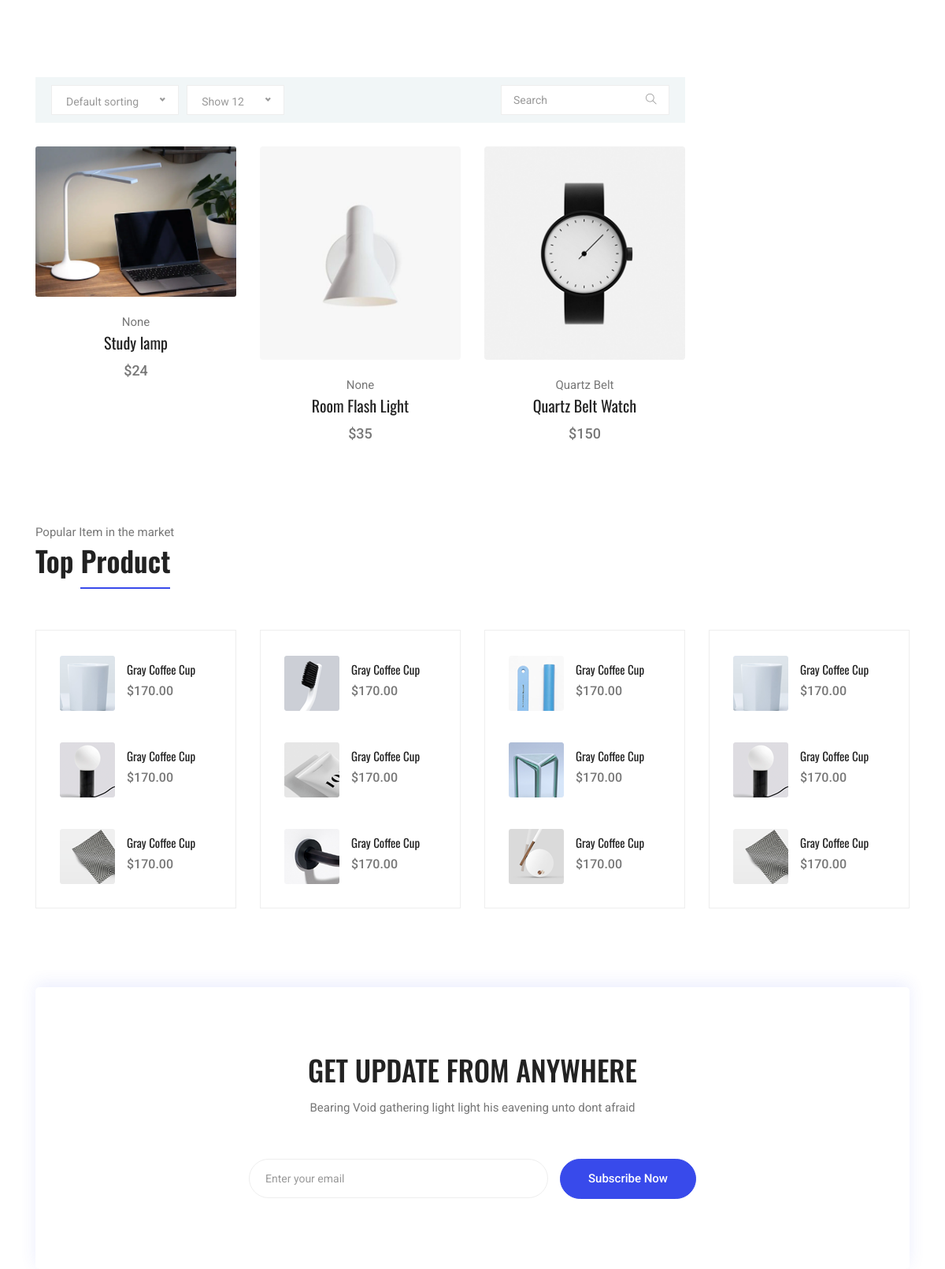
The app's page /shop/ with its own data.
### shop/models.py (models this page shows, shortened)
class Product(models.Model):
    COLOR_CHOICES = (
        ('B', 'Black'),
        ('Y', 'Yellow'),
        ('W', 'White'),
        ('A', 'Aqua'),
        ('G', 'Green'),
        ('BL', 'Blue')
    )
    title = models.CharField(max_length=25)
    brand = models.ForeignKey(ProductBrand, on_delete=models.CASCADE, null=True, blank=True)
    color = models.CharField(max_length=10, choices=COLOR_CHOICES)
    image = models.ImageField(upload_to='images', null=True, blank=True)
    price = models.IntegerField()
    description = models.TextField(db_index=True)
    create_date = models.DateField(null=True)
    slug = models.SlugField(default="", null=False, db_index=True, blank=True, max_length=200, unique=True,
                            verbose_name='slug title')
    category = models.ManyToManyField(ProductCategory)
    is_active = models.BooleanField(default=False, verbose_name='active')
    class Meta:
        verbose_name = 'product'
        verbose_name_plural = 'products'

class ProductBrand(models.Model):
    title = models.CharField(max_length=20)
    url_title = models.CharField(max_length=20, verbose_name='url title')
    is_active = models.BooleanField(verbose_name='active')
    def __str__(self):
        return self.title
    class Meta:
        verbose_name = 'brand'
        verbose_name_plural = 'brands'

### shop/views.py (the view)
# urls.py: path('', views.products.as_view(), name='products-page'),
class products(ListView):
    model = Product
    context_object_name = 'products'
    template_name = 'shop/products.html'
    ordering = ['-create_date']
    def get_context_data(self, **kwargs):
        context = super(products, self).get_context_data()
        return context

### shop/templates/shop/products.html (shortened to what this page needs)
{% extends 'base.html' %}
{% load render_partial %}
{% load thumbnail %}
{% block content %}
  <section class="section-margin--small mb-5">
    <div class="container">
      <div class="row">
        <div class="col-xl-9 col-lg-8 col-md-7">
          <div class="filter-bar d-flex flex-wrap align-items-center">
            <div class="sorting">
            </div>
            <div class="sorting mr-auto">
            </div>
            <div>
              <div class="input-group filter-bar-search">
                <input type="text" placeholder="Search">
                <div class="input-group-append">
                  <button type="button"><i class="ti-search"></i></button>
                </div>
              </div>
            </div>
          </div>
          <section class="lattest-product-area pb-40 category-list">
            <div class="row">
                {% for product in products %}
              <div class="col-md-6 col-lg-4">
                <div class="card text-center card-product">
                  <div class="card-product__img">
                      {% thumbnail product.image "300x300" crop="center" as im %}
                        <img class="card-img" src="{{ im.url }}" alt="">
                      {% endthumbnail %}
                  </div>
                  <div class="card-body">
                    <p>{{ product.brand }}</p>
                    <h4 class="card-product__title"><a href="{% url 'product-detail' slug=product.slug %}">{{ product.title }}</a></h4>
                    <p class="card-product__price">${{ product.price }}</p>
                  </div>
                </div>
              </div>
                {% endfor %}
            </div>
          </section>
        </div>
      </div>
    </div>
  </section>
	<section class="related-product-area">
		<div class="container">
			<div class="section-intro pb-60px">
        <p>Popular Item in the market</p>
        <h2>Top <span class="section-intro__style">Product</span></h2>
      </div>
			<div class="row mt-30">
        <div class="col-sm-6 col-xl-3 mb-4 mb-xl-0">
          <div class="single-search-product-wrapper">
            <div class="single-search-product d-flex">
              <a href="#"><img src="img/product/product-sm-1.png" alt=""></a>
              <div class="desc">
                  <a href="#" class="title">Gray Coffee Cup</a>
                  <div class="price">$170.00</div>
              </div>
            </div>
            <div class="single-search-product d-flex">
              <a href="#"><img src="img/product/product-sm-2.png" alt=""></a>
              <div class="desc">
                <a href="#" class="title">Gray Coffee Cup</a>
                <div class="price">$170.00</div>
              </div>
            </div>
            <div class="single-search-product d-flex">
              <a href="#"><img src="img/product/product-sm-3.png" alt=""></a>
              <div class="desc">
                <a href="#" class="title">Gray Coffee Cup</a>
                <div class="price">$170.00</div>
              </div>
            </div>
          </div>
        </div>
        <div class="col-sm-6 col-xl-3 mb-4 mb-xl-0">
          <div class="single-search-product-wrapper">
            <div class="single-search-product d-flex">
              <a href="#"><img src="img/product/product-sm-4.png" alt=""></a>
              <div class="desc">
                  <a href="#" class="title">Gray Coffee Cup</a>
                  <div class="price">$170.00</div>
              </div>
            </div>
            <div class="single-search-product d-flex">
              <a href="#"><img src="img/product/product-sm-5.png" alt=""></a>
              <div class="desc">
                <a href="#" class="title">Gray Coffee Cup</a>
                <div class="price">$170.00</div>
              </div>
            </div>
            <div class="single-search-product d-flex">
              <a href="#"><img src="img/product/product-sm-6.png" alt=""></a>
              <div class="desc">
                <a href="#" class="title">Gray Coffee Cup</a>
                <div class="price">$170.00</div>
              </div>
            </div>
          </div>
        </div>
        <div class="col-sm-6 col-xl-3 mb-4 mb-xl-0">
          <div class="single-search-product-wrapper">
            <div class="single-search-product d-flex">
              <a href="#"><img src="img/product/product-sm-7.png" alt=""></a>
              <div class="desc">
                  <a href="#" class="title">Gray Coffee Cup</a>
                  <div class="price">$170.00</div>
              </div>
            </div>
            <div class="single-search-product d-flex">
              <a href="#"><img src="img/product/product-sm-8.png" alt=""></a>
              <div class="desc">
                <a href="#" class="title">Gray Coffee Cup</a>
                <div class="price">$170.00</div>
              </div>
            </div>
            <div class="single-search-product d-flex">
              <a href="#"><img src="img/product/product-sm-9.png" alt=""></a>
              <div class="desc">
                <a href="#" class="title">Gray Coffee Cup</a>
                <div class="price">$170.00</div>
              </div>
            </div>
          </div>
        </div>
        <div class="col-sm-6 col-xl-3 mb-4 mb-xl-0">
          <div class="single-search-product-wrapper">
            <div class="single-search-product d-flex">
              <a href="#"><img src="img/product/product-sm-1.png" alt=""></a>
              <div class="desc">
                  <a href="#" class="title">Gray Coffee Cup</a>
                  <div class="price">$170.00</div>
              </div>
            </div>
            <div class="single-search-product d-flex">
              <a href="#"><img src="img/product/product-sm-2.png" alt=""></a>
              <div class="desc">
                <a href="#" class="title">Gray Coffee Cup</a>
                <div class="price">$170.00</div>
              </div>
            </div>
            <div class="single-search-product d-flex">
              <a href="#"><img src="img/product/product-sm-3.png" alt=""></a>
              <div class="desc">
                <a href="#" class="title">Gray Coffee Cup</a>
                <div class="price">$170.00</div>
              </div>
            </div>
          </div>
        </div>
      </div>
		</div>
	</section>
  <section class="subscribe-position">
    <div class="container">
      <div class="subscribe text-center">
        <h3 class="subscribe__title">Get Update From Anywhere</h3>
        <p>Bearing Void gathering light light his eavening unto dont afraid</p>
        <div id="mc_embed_signup">
          <form target="_blank" action="https://spondonit.us12.list-manage.com/subscribe/post?u=1462626880ade1ac87bd9c93a&amp;id=92a4423d01" method="get" class="subscribe-form form-inline mt-5 pt-1">
            <div class="form-group ml-sm-auto">
              <input class="form-control mb-1" type="email" name="EMAIL" placeholder="Enter your email" onfocus="this.placeholder = ''" onblur="this.placeholder = 'Your Email Address '" >
            </div>
            <button class="button button-subscribe mr-auto mb-1" type="submit">Subscribe Now</button>
          </form>
        </div>
      </div>
    </div>
  </section>
{% endblock content %}

### static/css/style.css (style rules this page uses)
body { color:#777;font-family:"Roboto",sans-serif;font-size:15px;font-weight:400;line-height:1.667 }
button { cursor:pointer }
h1,h2,h3,h4,h5,h6 { font-family:"Oswald",sans-serif;color:#222;line-height:1.1 }
h2,.h2 { font-size:36px;font-weight:600 }
h3,.h3 { font-size:26px;font-weight:600 }
@media (min-width: 600px) { h3,.h3 { font-size:36px } }
h4,.h4 { font-size:20px;font-weight:400;line-height:1.3 }
a { display:inline-block }
.section-margin--small { margin:35px 0 }
@media (min-width: 1000px) { .section-margin--small { margin:98px 0 } }
.pb-60px { padding-bottom:60px }
.section-intro p { margin-bottom:3px }
.section-intro__style { border-bottom:2px solid #384aeb;padding-bottom:8px }
.card-product { border:0;margin-bottom:30px }
.card-product p { margin-bottom:0 }
.card-product__img { position:relative }
.card-product__title a { color:#222 }
.card-product__price { font-size:18px;font-weight:500 }
.subscribe { padding:45px 10px;background:#fff;border-radius:5px;box-shadow:0px -5px 20px 0px rgba(56,74,235,0.1) }
@media (min-width: 1000px) { .subscribe { padding:85px 10px } }
.subscribe__title { font-size:28px;font-weight:500;text-transform:uppercase;margin-bottom:16px }
@media (min-width: 1000px) { .subscribe__title { font-size:36px } }
.subscribe-form .form-group { margin-bottom:0;position:relative }
.subscribe-form .form-control { border-radius:30px;height:50px;border-color:#EEEEEE;padding-left:20px;font-size:14px }
@media (min-width: 800px) { .subscribe-form .form-control { min-width:380px } }
.subscribe-form .form-control::placeholder { color:#999999 }
.subscribe-form button { margin-left:15px }
.subscribe-position { margin-bottom:20px }
@media (min-width: 1000px) { .subscribe-position { position:relative;top:100px;margin-bottom:0 } }
.button { display:inline-block;border:1px solid #384aeb;border-radius:30px;color:#222;font-weight:500;padding:12px 50px;background:#384aeb;color:#fff;transition:all .4s ease }
.button-subscribe { font-size:14px;padding:10px 20px }
@media (min-width: 800px) { .button-subscribe { padding:12px 35px;font-size:15px } }
.filter-bar { padding:0px 20px 10px 20px;background:#f1f6f7;margin-bottom:30px }
.filter-bar a,.filter-bar i { color:#000 }
.filter-bar-search { margin-top:10px }
.filter-bar-search input { border:1px solid #eee;font-size:14px;color:#999999;height:38px;padding-left:15px }
.filter-bar-search input::placeholder { color:#999999 }
.filter-bar-search button { background:transparent;border:1px solid #eee;background:#fff;border-left:0;padding-right:15px }
.filter-bar-search button i,.filter-bar-search button span { font-size:14px;color:#999999 }
.sorting { margin-top:10px;margin-right:10px }
.single-search-product { padding:10px 0 }
@media (min-width: 1000px) { .single-search-product { padding:20px 0 } }
.single-search-product-wrapper { padding:12px 20px 10px 30px;border:1px solid #EEEEEE }
.single-search-product img { max-width:70px;height:auto }
.single-search-product .desc { margin-left:15px;margin-top:5px }
.single-search-product .desc .title { font-family:'Oswald', sans-serif;color:#222;margin-bottom:0;display:inline-block }
.single-search-product .desc .price { font-size:16px;font-weight:500;color:#777777 }

### records on screen
Product: shows a picture, brand "None", title "Study lamp", price "24"
Product: shows a picture, brand "None", title "Room Flash Light", price "35"
Product: shows a picture, brand "Quartz Belt", title "Quartz Belt Watch", price "150"
